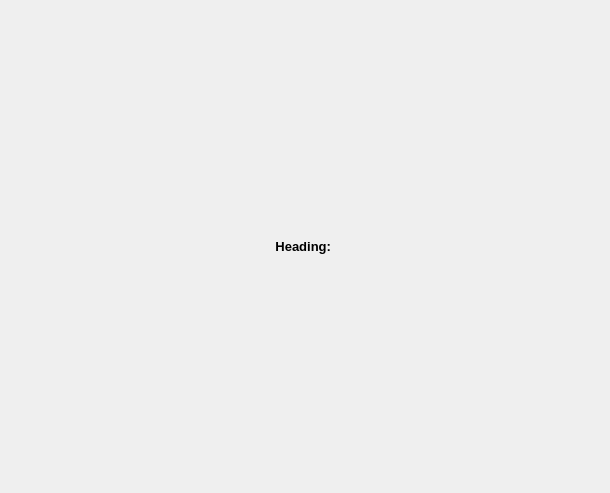
<?xml version="1.0" encoding="UTF-8"?>
<ui version="4.0">
 <class>CompassForm</class>
 <widget class="QWidget" name="CompassForm">
  <property name="geometry">
   <rect>
    <x>0</x>
    <y>0</y>
    <width>610</width>
    <height>493</height>
   </rect>
  </property>
  <property name="windowTitle">
   <string>Form</string>
  </property>
  <layout class="QGridLayout" name="gridLayout" rowstretch="0,1">
   <item row="1" column="0">
    <layout class="QVBoxLayout" name="verticalLayout"/>
   </item>
   <item row="0" column="0">
    <widget class="QLabel" name="labelHeading">
     <property name="font">
      <font>
       <pointsize>10</pointsize>
       <weight>75</weight>
       <bold>true</bold>
      </font>
     </property>
     <property name="text">
      <string>Heading: </string>
     </property>
     <property name="alignment">
      <set>Qt::AlignCenter</set>
     </property>
    </widget>
   </item>
  </layout>
 </widget>
 <resources/>
 <connections/>
</ui>
